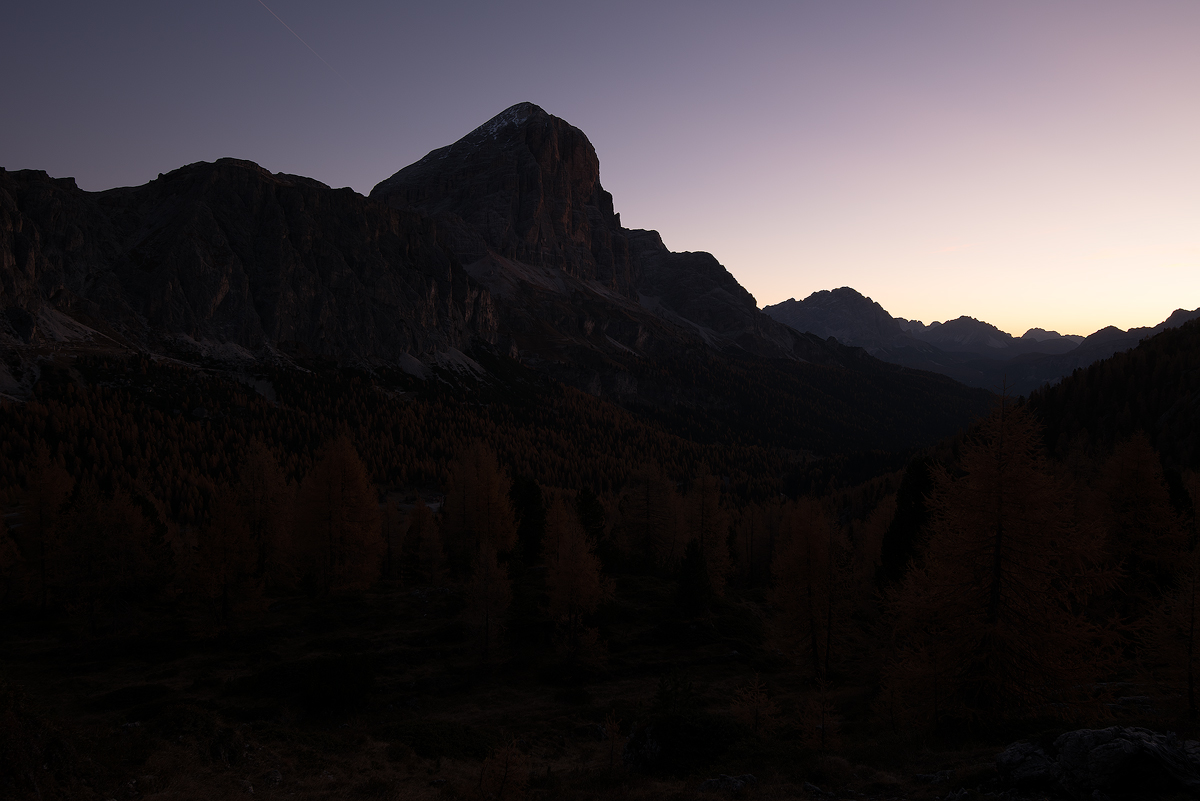
%> input picture clase 05/bad_image.jpg, 1200 x 801 px
$ octave Ecualizado.m   (GNU Octave 9; MATLAB toolbox functions it lacks are replaced by stand-ins)
%> lines starting %> are read from the running program, lines starting %| are printed output that depends on the picture
clc
close all

img = imread("bad_image.jpg");
%> img is the input picture: size 801x1200x3 uint8; mean R, G, B 52.7, 47.8, 50.7
figure(1);
imshow(img);

figure(2);
imhist(img);
%> figure, not shown here; highest point at x = 3, y = 170475

%% Modelo de parabola
c1 = .35;
c2 = 6.2;
c3 = 1.80;

img = double(img);
%> img: size 801x1200x3 double
img_parabola = c1 .* (img .^ 2) + c2 .* img +c3;
img = uint8(img);
img_parabola = uint8(img_parabola);
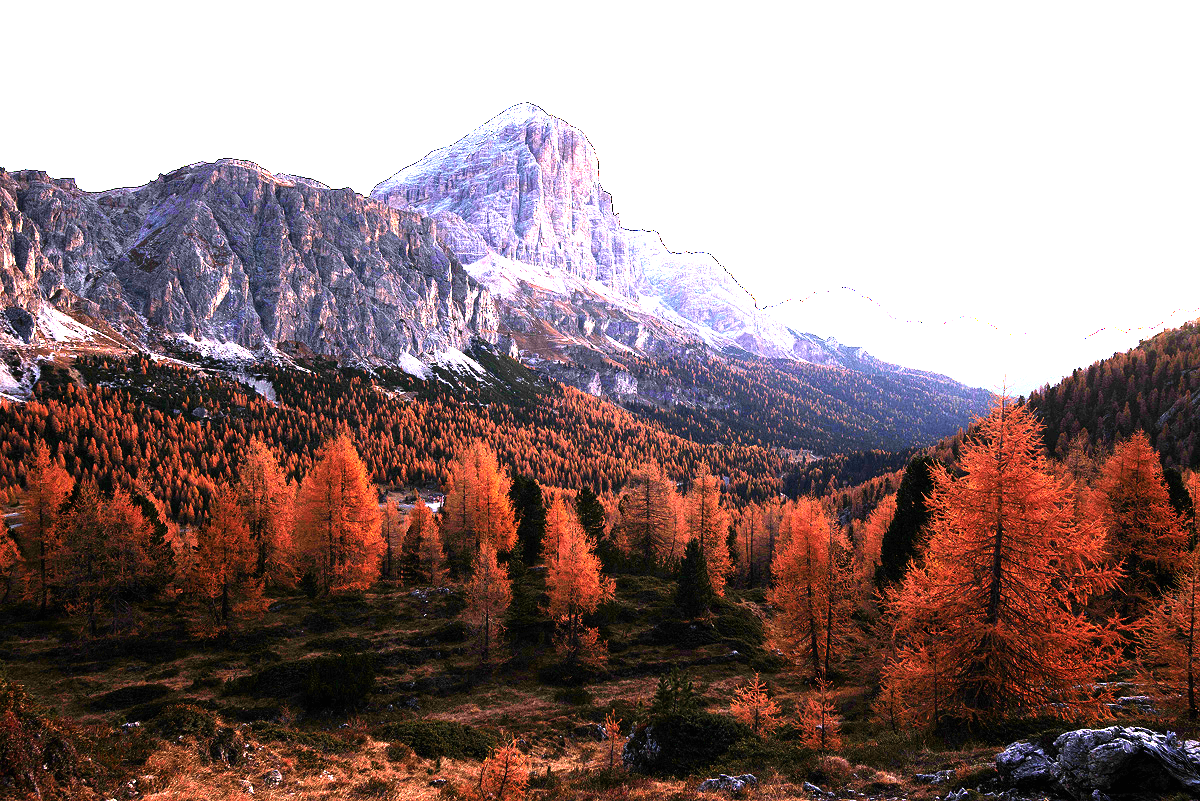
%> img_parabola: size 801x1200x3 uint8; mean R, G, B 147.8, 126, 124.9
figure(3);
imhist(img_parabola);
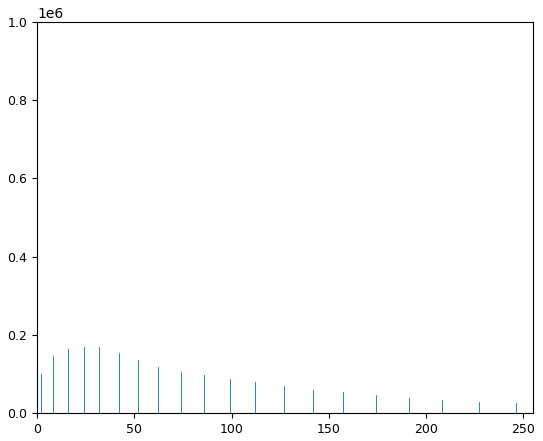
%> figure redrawn from the program's plot data; highest point at x = 255, y = 994590
figure(4);
imshow(img_parabola);

%% Ecualizado de histograma
img_ecu = histeq(img);
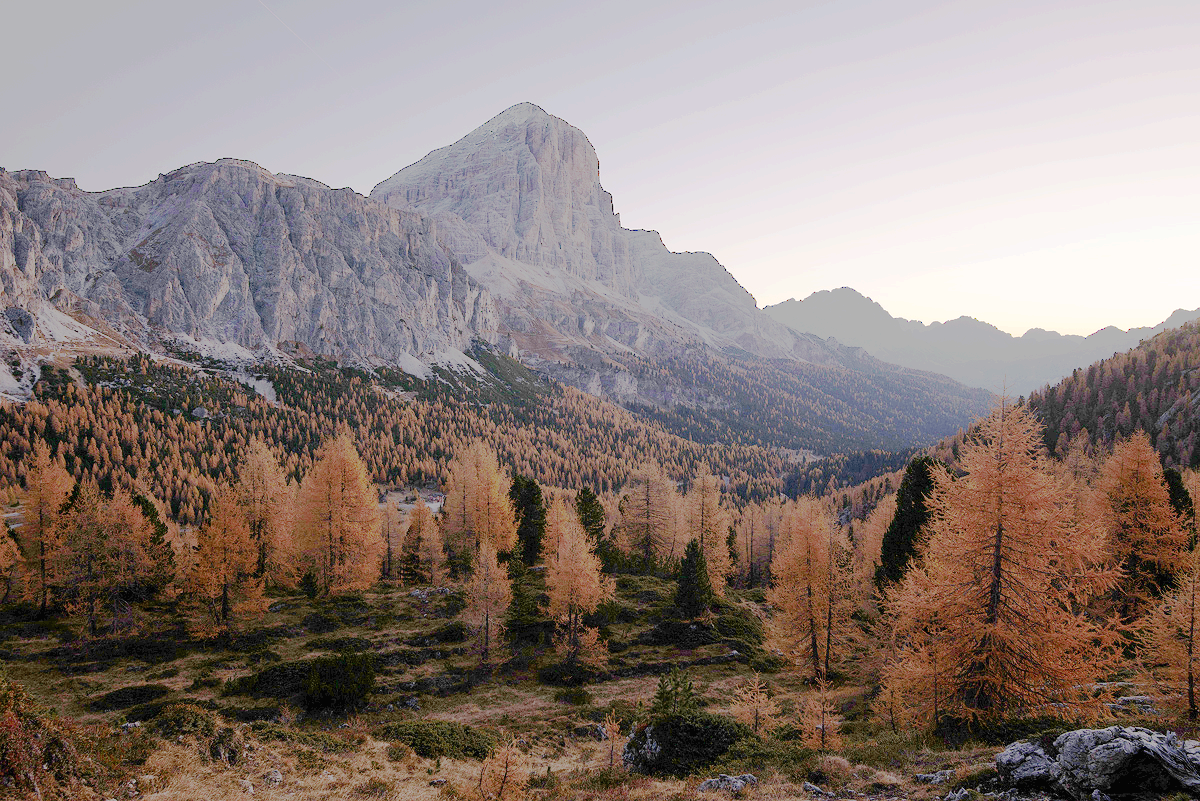
%> img_ecu: size 801x1200x3 uint8; mean R, G, B 140, 126.2, 121.1
figure(5);
imshow(img_ecu);
figure(6);
imhist(img_ecu);
%> figure, not shown here; highest point at x = 49, y = 170475

%% Modelo de raiz
p1 = 12;
p2 = 5;
img = double(img);
img_raiz = p1 * (img .^(1/2)) + p2;
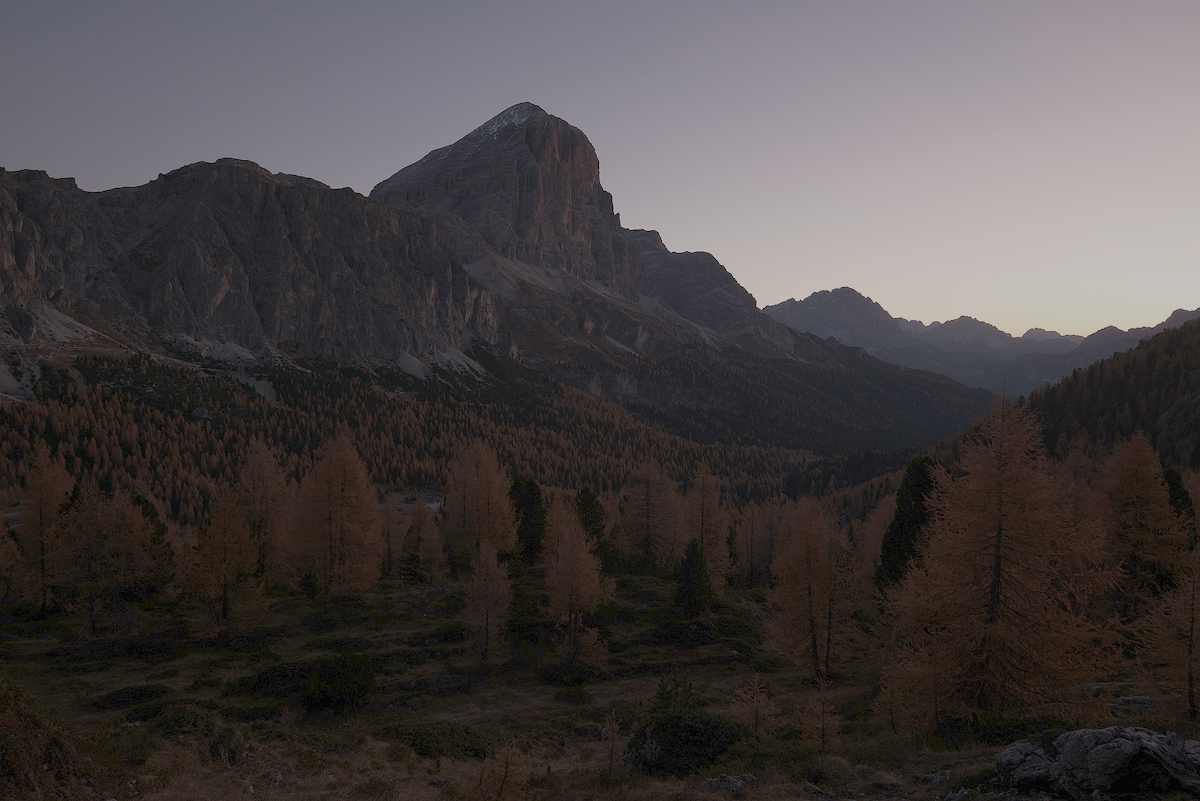
%> img_raiz: size 801x1200x3 double; mean R, G, B 72.7, 67.8, 68
img = uint8(img);
img_raiz = uint8(img_raiz);
%> img_raiz: size 801x1200x3 uint8
figure(7);
imshow(img_raiz);
figure(8);
imhist(img_raiz);
%> figure, not shown here; highest point at x = 26, y = 170475

%% Modelo logaritmico
k= 40;
img = double(img);
img_logaritmo = k.*log(1+img);
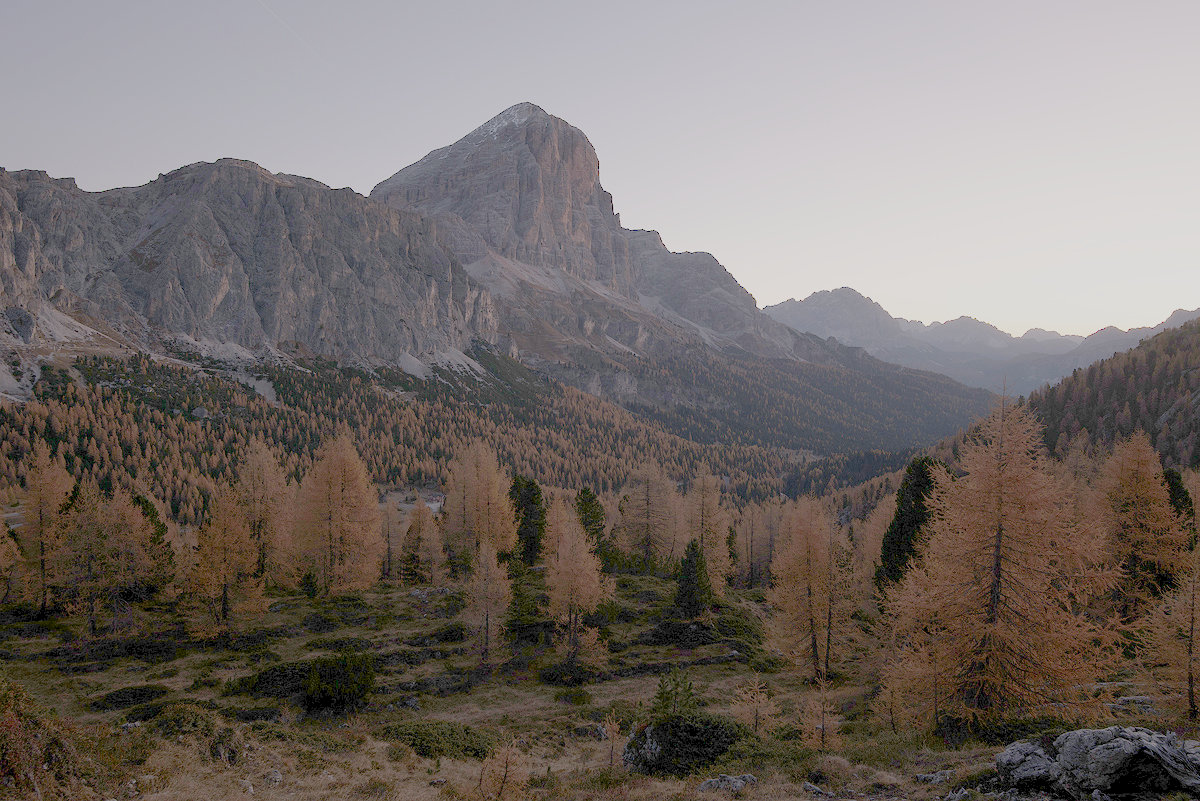
%> img_logaritmo: size 801x1200x3 double; mean R, G, B 118.9, 111.1, 107.3
img = uint8(img);
img_logaritmo = uint8(img_logaritmo);
%> img_logaritmo: size 801x1200x3 uint8
figure(9);
imshow(img_logaritmo);
figure(10);
imhist(img_logaritmo);
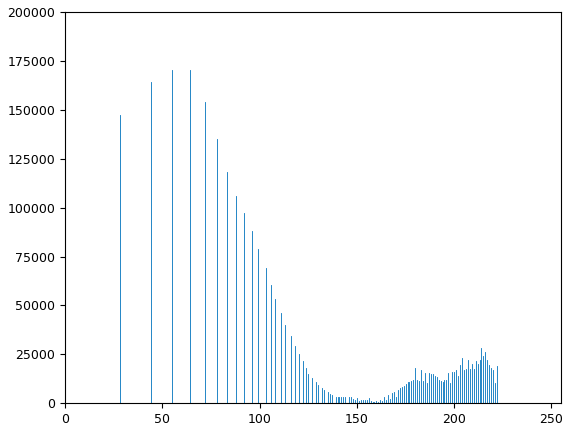
%> figure redrawn from the program's plot data; highest point at x = 55, y = 170475

$ run again, with clase 05/rx_1.jpg copied over clase 05/bad_image.jpg
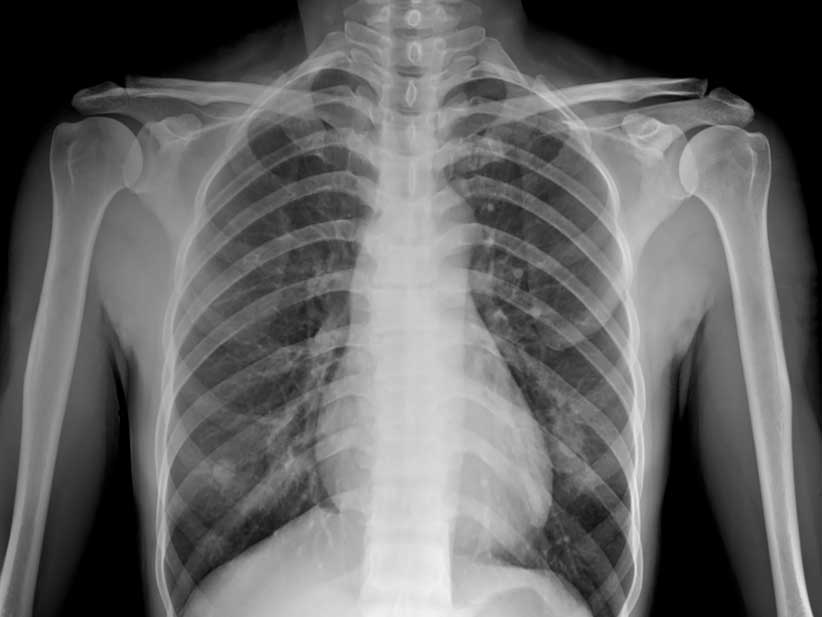
%> input picture clase 05/rx_1.jpg, 822 x 617 px
%> img is the input picture: size 617x822x3 uint8; min 0, max 242, mean 101.3
%> img: size 617x822x3 double
%> `img_logaritmo = k.*log(1+img);`:
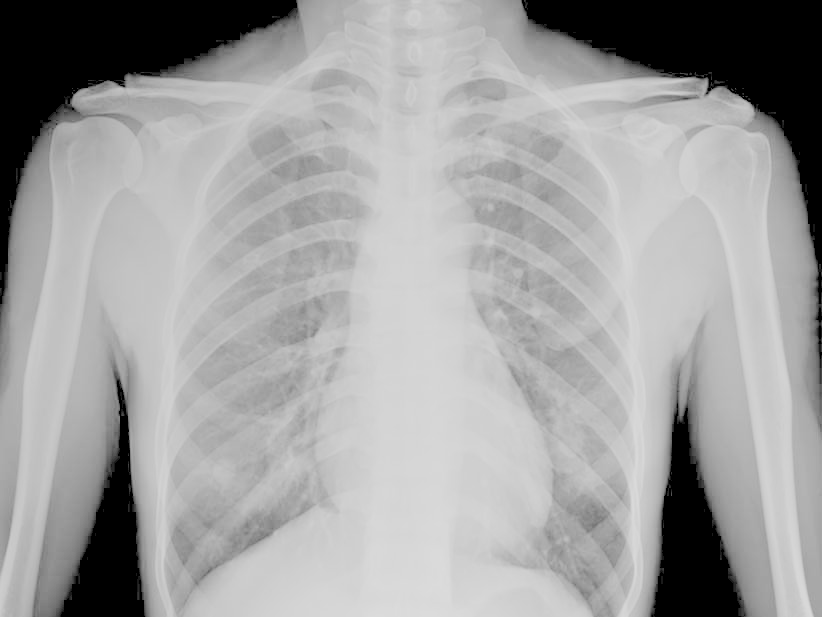
%> img_logaritmo: size 617x822x3 double; min 0, max 219.7, mean 160.9
%> `imhist(img_logaritmo);`:
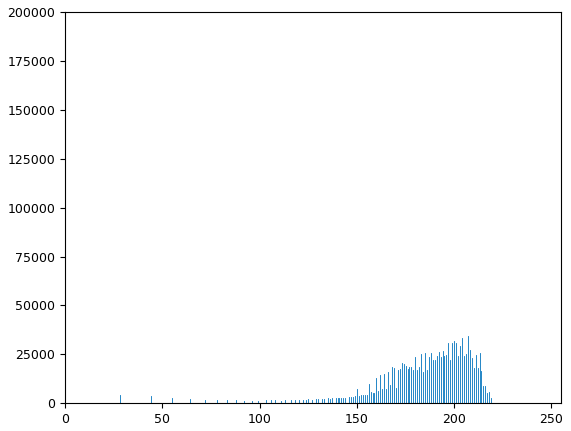
%> figure redrawn from the program's plot data; highest point at x = 0, y = 196140
